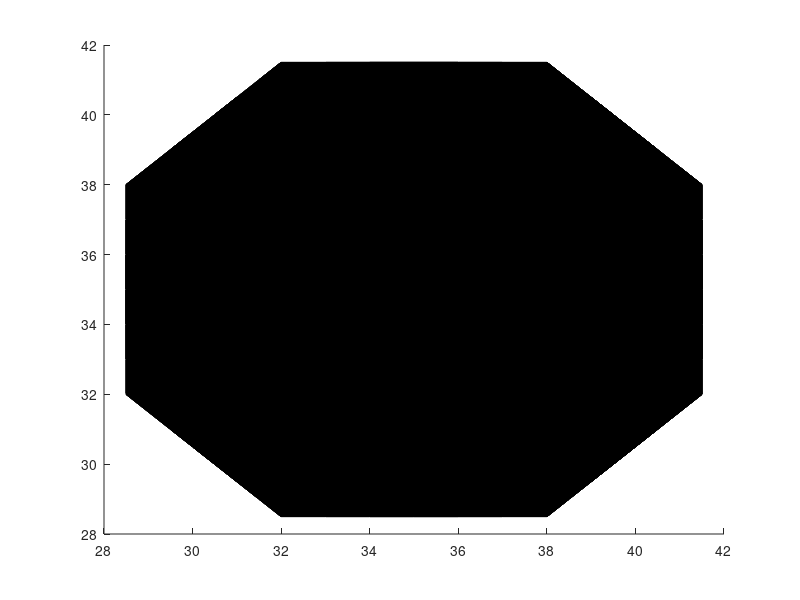

MATLAB code to generate this figure: (Note: this script raises an error after producing the figure.)
%Validation for measurements

addpath('C:\Users\Anto\Documents\Oxford Uni\4th year\4YP\Matlab functions\Frenet')

%% generate a 3-D curve

%% add noise ? ------------------------------------------------------------
noise_strength=0;
noise_strength=1e-2;
rng(1); % set seed of random number generator


%% Generate straigth test tube

%% Create Test Tube
D=zeros(50,50,50);
k=1;
r=6+1*cos(k/6);
m=[35,35];
for k=16:50-15
    r=6+1*cos(k/6);
    for i=1:50
        for j=1:50
            if norm([i,j]-m)<=r
                D(i,j,k)=1;
            else
                D(i,j,k)=0;
            end
        end
    end
end

%theta=pi/4;
%[D_coord(:,1),D_coord(:,2),D_coord(:,3)]= ind2sub([50,50,50],find(D));
%D2_coord = D_coord*[0,cos(theta),sin(theta);...
%    0,-sin(theta),cos(theta);...
%    1,0,0];
%D2=zeros(50,50,50);
%for k=1:size(D2_coord)
%D2_ind=sub2ind([50,50,50],D2_coord(k,:));
%D2(D2_ind)=1;
%end

figure
x=linspace (1,size(D,1),size(D,1));
y=linspace (1,size(D,2),size(D,2));
z=linspace (1,size(D,3),size(D,3));

fv=isosurface(x,y,z,D,0.5);
p = patch(fv);
%isonormals(M,p)
p.FaceColor = 'red';
p.EdgeColor = 'none';
daspect([1,1,1])
view(3); axis tight;
camlight
lighting gouraud
%[x,y,z]=ind2sub(D)
%plot3(D(1),D(2),D(3))



%% add noise ==============================================================
D=D+noise_strength*randn(size(D));


%% Add radius

%rad_curve= cos(pi/2*slist/lambda);
%rad_curve=rad_curve/max(max(rad_curve));    %make max r = 1;
%rad_curve=rad_curve./(3*kappalist);            % scale r so that the max is a will be at a thrid of R curvature















%% compute the Frenet frame ===============================================
[kappalist,taulist,ttlist,nnlist,bblist]=frenet_robust(rr,lwin,weight);
if nanmean(kappalist0.*kappalist')<0
    kappalist=-kappalist;
end;

% plot results ============================================================

figure, clf

% path
subplot(1,4,[1 2]), hold on
plot3(rr(1,:),rr(2,:), rr(3,:))
ind=1:10:ns;
quiver3(rr(1,ind),rr(2,ind), rr(3,ind),ttlist(1,ind),ttlist(2,ind),ttlist(3,ind),'g')
quiver3(rr(1,:),rr(2,:), rr(3,:),nnlist(1,:),nnlist(2,:),nnlist(3,:),'b')
quiver3(rr(1,:),rr(2,:), rr(3,:),bblist(1,:),bblist(2,:),bblist(3,:),'r')
daspect([1 1 1])
view([1 1 1])
title(sprintf('example no. %d',iexample))

% curvature
subplot(1,4,3), hold on
plot(slist,kappalist0,'r-','LineWidth',2) 
plot(slist,kappalist,'.-')
kappa_mean=nanmean(kappalist);
kappa_std=nanstd(kappalist);
% plot(slist,repmat(kappa_mean,ns,1),'g','LineWidth',2)
xlabel('s')
ylabel('\kappa')
ylim([min(min(kappalist0),kappa_mean-kappa_std)-0.1 max(max(kappalist0),kappa_mean-kappa_std)+0.1])
title('curvature \kappa')

% torsion
subplot(1,4,4), hold on
plot(slist,taulist0,'r-','LineWidth',2) 
plot(slist,taulist,'.-')
tau_mean=nanmean(taulist);
tau_std=nanstd(taulist);
xlabel('s')
ylabel('\tau')
ylim([min(min(taulist0),tau_mean-tau_std)-0.1 max(max(taulist0),tau_mean-tau_std)+0.1])
title('torsion \tau')

saveas(gcf,sprintf('example_%d.png',iexample))


